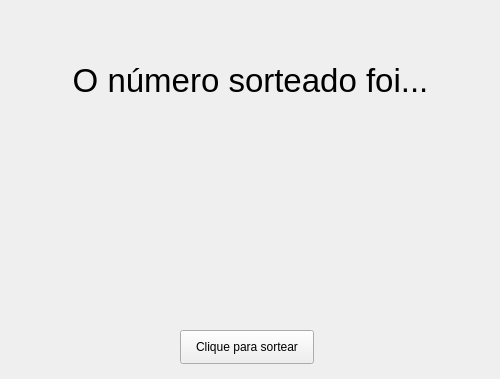
<?xml version="1.0" encoding="UTF-8"?>
<ui version="4.0">
 <class>MainWindow</class>
 <widget class="QMainWindow" name="MainWindow">
  <property name="geometry">
   <rect>
    <x>0</x>
    <y>0</y>
    <width>500</width>
    <height>379</height>
   </rect>
  </property>
  <property name="sizePolicy">
   <sizepolicy hsizetype="Fixed" vsizetype="Fixed">
    <horstretch>0</horstretch>
    <verstretch>0</verstretch>
   </sizepolicy>
  </property>
  <property name="maximumSize">
   <size>
    <width>500</width>
    <height>500</height>
   </size>
  </property>
  <property name="windowTitle">
   <string>Sorteador de números</string>
  </property>
  <property name="layoutDirection">
   <enum>Qt::LeftToRight</enum>
  </property>
  <widget class="QWidget" name="centralwidget">
   <widget class="QLabel" name="numeroSorteado">
    <property name="geometry">
     <rect>
      <x>20</x>
      <y>170</y>
      <width>461</width>
      <height>121</height>
     </rect>
    </property>
    <property name="font">
     <font>
      <pointsize>47</pointsize>
      <weight>75</weight>
      <bold>true</bold>
      <underline>false</underline>
     </font>
    </property>
    <property name="text">
     <string/>
    </property>
    <property name="alignment">
     <set>Qt::AlignHCenter|Qt::AlignTop</set>
    </property>
   </widget>
   <widget class="QLabel" name="label">
    <property name="geometry">
     <rect>
      <x>10</x>
      <y>20</y>
      <width>481</width>
      <height>121</height>
     </rect>
    </property>
    <property name="font">
     <font>
      <pointsize>25</pointsize>
     </font>
    </property>
    <property name="text">
     <string>O número sorteado foi...</string>
    </property>
    <property name="alignment">
     <set>Qt::AlignCenter</set>
    </property>
   </widget>
   <widget class="QPushButton" name="btnSorteio">
    <property name="geometry">
     <rect>
      <x>180</x>
      <y>330</y>
      <width>134</width>
      <height>34</height>
     </rect>
    </property>
    <property name="sizePolicy">
     <sizepolicy hsizetype="Fixed" vsizetype="Fixed">
      <horstretch>0</horstretch>
      <verstretch>0</verstretch>
     </sizepolicy>
    </property>
    <property name="text">
     <string>Clique para sortear</string>
    </property>
   </widget>
  </widget>
 </widget>
 <resources/>
 <connections/>
</ui>
